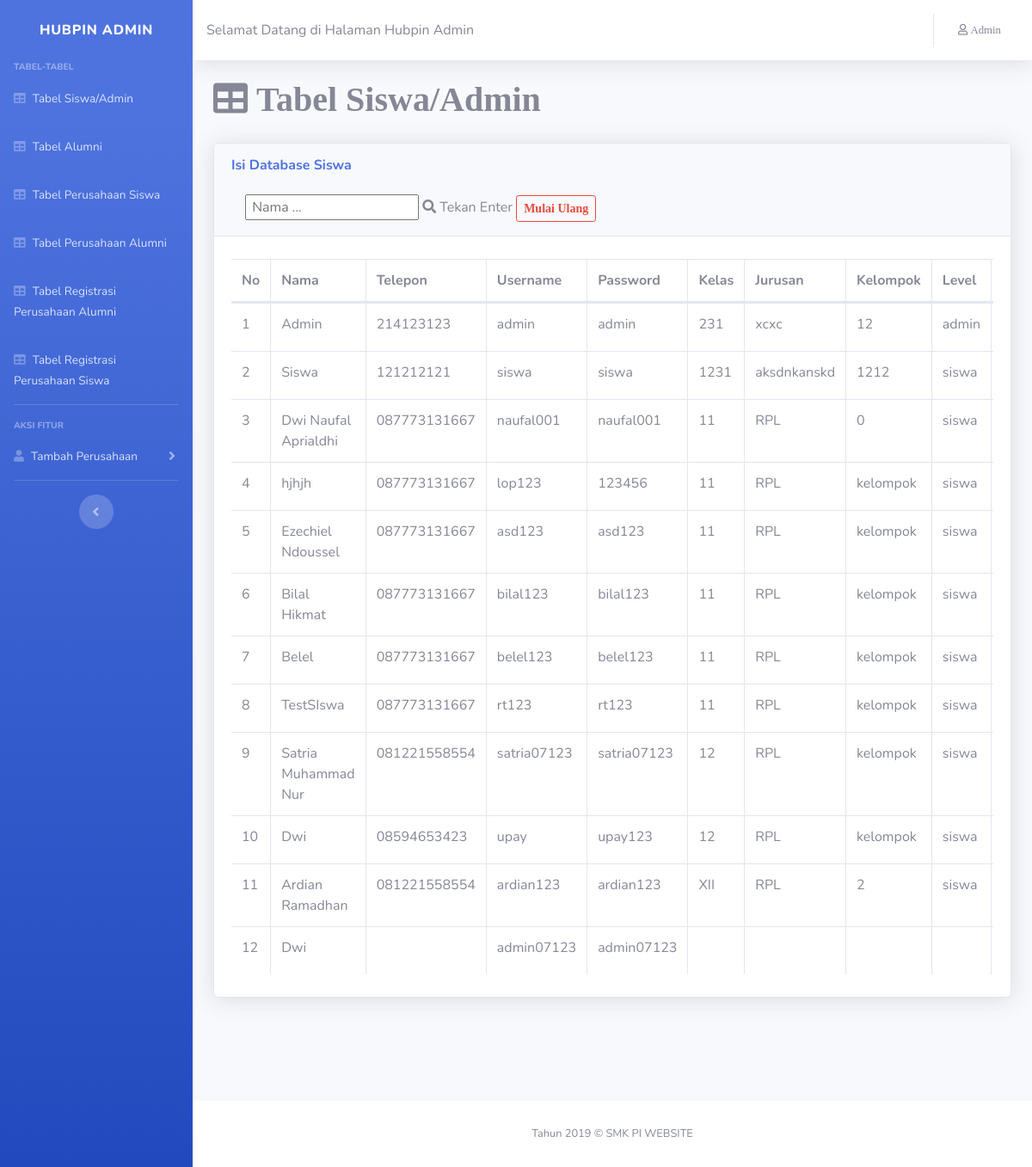
/admin/index1.php, run on the app's committed database.
### tables this page shows
CREATE TABLE `user` (
  `id` int(11) NOT NULL,
  `username` varchar(100) NOT NULL,
  `password` varchar(100) NOT NULL,
  `nama` varchar(100) NOT NULL,
  `telepon` varchar(100) NOT NULL,
  `kelas` varchar(100) NOT NULL,
  `jurusan` varchar(100) NOT NULL,
  `kelompok` varchar(100) NOT NULL,
  `level` varchar(100) NOT NULL
);

### admin/index1.php (the view, shortened to what this page needs)
<!DOCTYPE html>
<html lang="en">
<?php
include "../koneksi.php";
?>
<head>
  <link href="vendor/fontawesome-free/css/all.min.css" rel="stylesheet" type="text/css">
  <link href="css/sb-admin-2.min.css" rel="stylesheet">
  <link href="vendor/datatables/dataTables.bootstrap4.min.css" rel="stylesheet">
</head>
<body id="page-top">
  <div id="wrapper">
    <ul class="navbar-nav bg-gradient-primary sidebar sidebar-dark accordion" id="accordionSidebar">
      <a class="sidebar-brand d-flex align-items-center justify-content-center" href="index.html">
        <div class="sidebar-brand-text mx-3">Hubpin Admin <sup></sup></div>
      </a>
	    <div class="sidebar-heading">
		Tabel-Tabel
      </div>
      <li class="nav-item">
        <a class="nav-link" href="index1.php">
          <i class="fa fa-table"></i>
          <span>Tabel Siswa/Admin</span></a>
      </li>
      <li class="nav-item">
        <a class="nav-link" href="index2.php">
          <i class="fa fa-table"></i>
          <span>Tabel Alumni</span></a>
      </li>
      <li class="nav-item">
        <a class="nav-link" href="index3.php">
          <i class="fa fa-table"></i>
          <span>Tabel Perusahaan Siswa</span></a>
      </li>
      <li class="nav-item">
        <a class="nav-link" href="index4.php">
          <i class="fa fa-table"></i>
          <span>Tabel Perusahaan Alumni</span></a>
      </li>
      <li class="nav-item">
        <a class="nav-link" href="index5.php">
          <i class="fa fa-table"></i>
          <span>Tabel Registrasi Perusahaan Alumni</span></a>
      </li>
      <li class="nav-item">
        <a class="nav-link" href="index6.php">
          <i class="fa fa-table"></i>
          <span>Tabel Registrasi Perusahaan Siswa</span></a>
      </li>
      <hr class="sidebar-divider">
      <div class="sidebar-heading">
        Aksi Fitur
      </div>
      <li class="nav-item">
        <a class="nav-link collapsed" href="#" data-toggle="collapse" data-target="#collapsePages" aria-expanded="true" aria-controls="collapsePages">
          <i class="fa fa-user"></i>
          <span>Tambah Perusahaan</span>
        </a>
      </li>
      <hr class="sidebar-divider d-none d-md-block">
      <div class="text-center d-none d-md-inline">
        <button class="rounded-circle border-0" id="sidebarToggle"></button>
      </div>
    </ul>
    <div id="content-wrapper" class="d-flex flex-column">
      <div id="content">
        <nav class="navbar navbar-expand navbar-light bg-white topbar mb-4 static-top shadow">
  <span style="center">Selamat Datang di Halaman Hubpin Admin</span>
          <ul class="navbar-nav ml-auto">
            <li class="nav-item dropdown no-arrow mx-1">
              <a class="nav-link dropdown-toggle" href="#" id="alertsDropdown" role="button" data-toggle="dropdown" aria-haspopup="true" aria-expanded="false">
              </a>
            </li>
            <li class="nav-item dropdown no-arrow mx-1">
              <a class="nav-link dropdown-toggle" href="#" id="messagesDropdown" role="button" data-toggle="dropdown" aria-haspopup="true" aria-expanded="false">
              </a>
            </li>
            <li class="nav-item dropdown no-arrow">
              <a class="nav-link dropdown-toggle" href="#" id="userDropdown" role="button" data-toggle="dropdown" aria-haspopup="true" aria-expanded="false">
                <span class="mr-2 d-none d-lg-inline text-gray-600 small fa fa-user"> 	Admin</span>
              </a>
            </li>
          </ul>
        </nav>
        <div class="container-fluid">
          <h1 class=" fa fa-table"> Tabel Siswa/Admin</h1>
        <div class="card shadow mb-4">
          <div class="card-header py-3">
              <h6 class="m-0 font-weight-bold text-primary">Isi Database Siswa</h6><br>
              <form action="index1.php" class="d-none d-sm-inline-block form-inline mr-auto ml-md-3 my-2 my-md-0 mw-100 navbar-search">
                    <input type="text"  id="cari" name="cari" placeholder=" Nama ...">
                    <i class="fa fa-search"></i> <a>Tekan Enter</a>
                    <a class="btn btn-outline-danger btn-sm" href="index1.php"><i class="fa fa-circle-o"> Mulai Ulang</i></a>
              </form><br>
          </div>
            <div class="card-body">
              <div class="table-responsive">
                <table class="table table-bordered" id="dataTable" width="100%" cellspacing="0">
                  <thead>
                    <tr>
					            <th>No</th>
                      <th>Nama</th>
                      <th>Telepon</th>
                      <th>Username</th>
                      <th>Password</th>
                      <th>Kelas  </th>
                      <th>Jurusan</th>
                      <th>Kelompok</th>
                      <th>Level</th>
                    </tr>
                  </thead>
              <tbody>
                   <?php
                      if(isset($_GET['cari'])){
                        $cari = $_GET['cari'];
                        $sql = "select * from user where nama like '%".$cari."%'";
                        $query= mysqli_query($db_conn,$sql);
                      }else if(isset($_GET['cari2'])){
                        $cari = $_GET['cari2'];
                        $sql = "select * from user where telepon like '%".$cari2."%'";
                        $query= mysqli_query($db_conn,$sql);
                      }else{
                        $sql="select * from user";
                         $query= mysqli_query($db_conn,$sql);
                      }
                      $i=0;
                      while($data = mysqli_fetch_array($query)){
                        $i++;
                        echo"
                            <tr>
                              <td>$i</td>
                              <td>$data[nama]</td>
                              <td>$data[telepon]</td>
                              <td>$data[username]</td>
                              <td>$data[password]</td>
                              <td>$data[kelas]</td>
                              <td>$data[jurusan]</td>
							                <td>$data[kelompok]</td>
							               <td>$data[level]</td>
                          <td>
                          <a class='d-none d-sm-inline-block btn btn-sm btn-outline-danger shadow-sm' href='hapus_siswa_admin.php?id=$data[id]'><i class='fa fa-trash-alt'></i></a>
                      </td>
                            </tr>
                                    ";
                      }
                  ?>
            </tbody>
                </table>
              </div>
            </div>
          </div>
        </div><br><br><br><br>
        </div>
      <footer class="sticky-footer bg-white">
        <div class="container my-auto">
          <div class="copyright text-center my-auto">
            <span>Tahun 2019 &copy; SMK PI WEBSITE</span>
          </div>
        </div>
      </footer>
    </div>
  </div>
</body>
</html>

### data on the page
user: nama "Admin", telepon "214123123", username "admin", password "admin", kelas "231", jurusan "xcxc", kelompok "12", level "admin"
user: nama "Siswa", telepon "121212121", username "siswa", password "siswa", kelas "1231", jurusan "aksdnkanskd", kelompok "1212", level "siswa"
user: nama "Dwi Naufal Aprialdhi", telepon "087773131667", username "naufal001", password "naufal001", kelas "11", jurusan "RPL", kelompok "0", level "siswa"
user: nama "hjhjh", telepon "087773131667", username "lop123", password "123456", kelas "11", jurusan "RPL", kelompok "kelompok", level "siswa"
user: nama "Ezechiel Ndoussel", telepon "087773131667", username "asd123", password "asd123", kelas "11", jurusan "RPL", kelompok "kelompok", level "siswa"
user: nama "Bilal Hikmat", telepon "087773131667", username "bilal123", password "bilal123", kelas "11", jurusan "RPL", kelompok "kelompok", level "siswa"
user: nama "Belel", telepon "087773131667", username "belel123", password "belel123", kelas "11", jurusan "RPL", kelompok "kelompok", level "siswa"
user: nama "TestSIswa", telepon "087773131667", username "rt123", password "rt123", kelas "11", jurusan "RPL", kelompok "kelompok", level "siswa"
user: nama "Satria Muhammad Nur", telepon "081221558554", username "satria07123", password "satria07123", kelas "12", jurusan "RPL", kelompok "kelompok", level "siswa"
user: nama "Dwi", telepon "08594653423", username "upay", password "upay123", kelas "12", jurusan "RPL", kelompok "kelompok", level "siswa"
user: nama "Ardian Ramadhan", telepon "081221558554", username "ardian123", password "ardian123", kelas "XII", jurusan "RPL", kelompok "2", level "siswa"
user: nama "Dwi", username "admin07123", password "admin07123"
